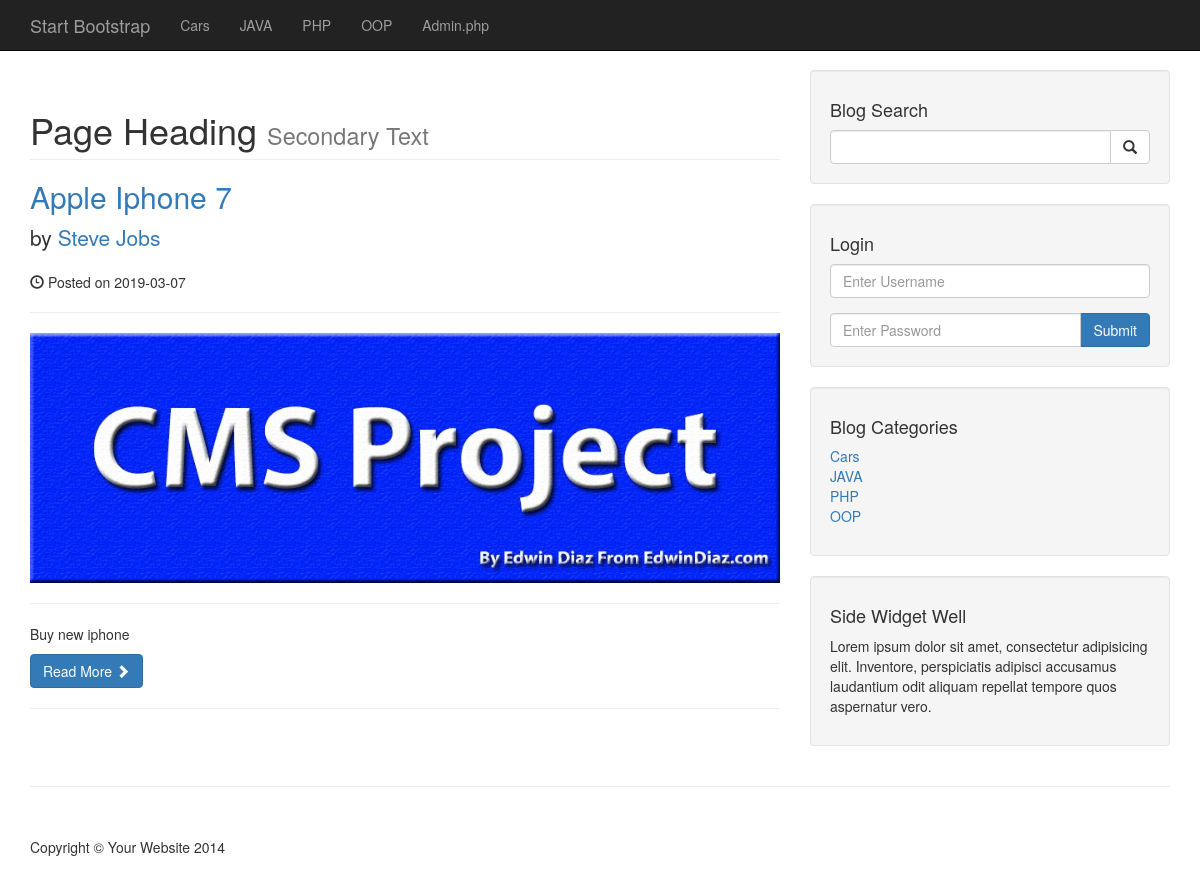
/category.php?category=41, run on an earlier commit of the app's database.
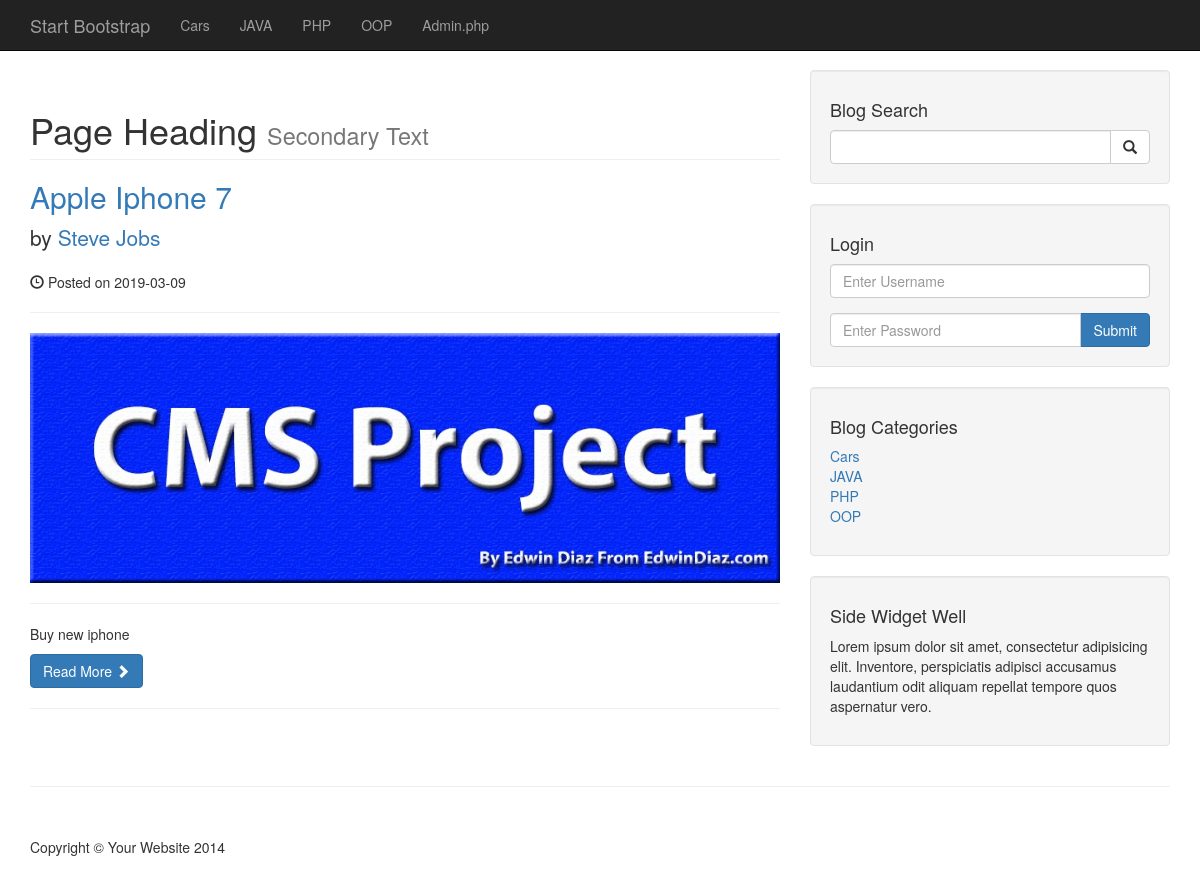
And on a later commit of the database.
### tables this page shows
CREATE TABLE `posts` (
  `post_id` int(3) NOT NULL,
  `post_category_id` int(3) NOT NULL,
  `post_title` varchar(255) NOT NULL,
  `post_author` varchar(255) NOT NULL,
  `post_date` date NOT NULL,
  `post_image` text NOT NULL,
  `post_content` text NOT NULL,
  `post_tags` varchar(255) NOT NULL,
  `post_comment_count` int(11) NOT NULL,
  `post_status` varchar(255) NOT NULL DEFAULT 'draft'
);

### category.php (the view)
<?php include "includes/db.php" ;?>
<?php include "includes/header.php" ;?>
  <?php include "includes/navigation.php" ;?>
    <div class="container">
        <div class="row">
            <div class="col-md-8">
              <?php
                if(isset($_GET['category'])){
                    $post_category_id = $_GET['category'];
                }
                    $query = "SELECT * FROM posts WHERE post_category_id = $post_category_id";
$select_all_posts_query = mysqli_query($connection , $query);
            while($row = mysqli_fetch_assoc($select_all_posts_query))
            {
                $post_id = $row['post_id'];
                $post_title = $row['post_title'];
                 $post_author = $row['post_author'];
                 $post_date = $row['post_date'];
                 $post_image = $row['post_image'];
                 $post_content = $row['post_content'];
                ?>
                <h1 class="page-header">
                    Page Heading
                    <small>Secondary Text</small>
                </h1>
                <h2>
                    <a href="post.php?p_id=<?php echo $post_id ;?>"><?php echo $post_title; ?></a>
                </h2>
                <p class="lead">
                    by <a href="index.php"><?php echo $post_author; ?></a>
                </p>
                <p><span class="glyphicon glyphicon-time"></span> Posted on <?php echo $post_date; ?></p>
                <hr>
                <img class="img-responsive" src="images/<?php echo
                    $post_image;?>" alt="">
                <hr>
                <p><?php echo $post_content; ?></p>
                <a class="btn btn-primary" href="#">Read More <span class="glyphicon glyphicon-chevron-right"></span></a>
                <hr>
            <?php    } ?>
            </div>
            <?php include "includes/sidebar.php";?>
        </div>
        <hr>
<?php include "includes/footer.php";?>

What changed in the data, as far as the page shows it:
changed posts "Apple Iphone 7": post_date "2019-03-07" → "2019-03-09"
